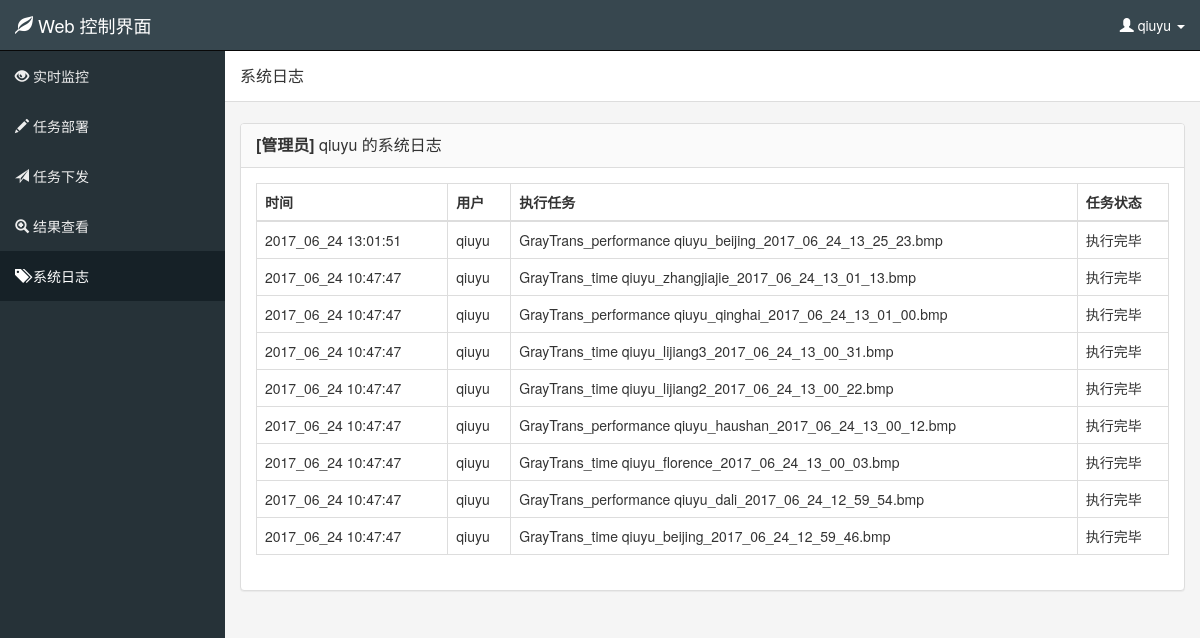
Page /system-log (signed in) on the committed database.
### app/models.py (models this page shows, shortened)
class User(UserMixin, db.Model):
    __tablename__ = 'users'
    id = db.Column(db.Integer, primary_key=True)
    email = db.Column(db.String(64), unique=True, index=True)
    username = db.Column(db.String(64), unique=True, index=True)
    role_id = db.Column(db.Integer, db.ForeignKey('roles.id'))
    password_hash = db.Column(db.String(128))
    confirmed = db.Column(db.Boolean, default=False)
    last_login = db.Column(db.DateTime, default=datetime.utcnow())
    last_logout = db.Column(db.DateTime, default=datetime.utcnow())
    avatar_hash = db.Column(db.String(32))
    tasks = db.relationship('Task', backref='user_task', lazy='dynamic')
    taskTemps = db.relationship('TaskTemp', backref='user_taskTemp', lazy='dynamic')
    @property
    def password(self):
        raise AttributeError('password is not a readable attribute')
    def is_Administrator(self):
        return self.role.name == "Administrator"

### app/main/views.py (the view)
@main.route('/system-log')
def system_log():
    if not current_user.is_authenticated:
        return redirect(url_for('auth.login'))
    else:
        if current_user.is_Administrator():
            tasks = Task.query.order_by(Task.timestamp.desc()).all()
        else:
            tasks = Task.query.filter_by(user_task=current_user).order_by(Task.timestamp.desc()).all()
        system_log_queue = []
        for task in tasks:
            taskName = task.type + '_' + task.attr + ' ' + \
                       task.data_file_name
            taskStatus = u'等待'
            if task.task_status == Task_Status.WAITING:
                taskStatus = u'等待'
            elif task.task_status == Task_Status.EXECUTABLE:
                taskStatus = u'可执行'
            elif task.task_status == Task_Status.RUNNING:
                taskStatus = u'正在执行'
            elif task.task_status == Task_Status.DONE:
                taskStatus = u'执行完毕'
            log = {
                'time': task.timestamp.strftime('%Y_%m_%d  %H:%M:%S'),
                'user': task.user_task.username,
                'task': taskName,
                'taskStatus': taskStatus
            }
            system_log_queue.append(log)
        return render_template('system_log.html', system_log_queue=system_log_queue, Task_Status=Task_Status)

### app/auth/views.py (called while the page is built)
@auth.before_app_request
def before_request():
    if current_user.is_authenticated \
            and not current_user.confirmed \
            and request.endpoint[:5] != 'auth.' \
            and request.endpoint != 'static':
        return redirect(url_for('auth.unconfirmed'))

### app/models.py (called while the page is built)
@login_manager.user_loader
def load_user(user_id):
    return User.query.get(int(user_id))

### app/templates/system_log.html (shortened to what this page needs)
{% extends "base.html" %}
{% set active_page = 'system_log' %}
{% block head %}
    {{ super() }}
    <link href="https://o.qcloud.com/static_api/v3/assets/datatables-1.10.7/dataTables.bootstrap.css" rel="stylesheet"/>
{% endblock head %}
{% block page_header %}
    系统日志
{% endblock page_header %}
{% block page_content %}
<div class="row">
    <div class="col-md-12">
        <div class="panel panel-default">
            <div class="panel-heading">
                <div class="panel-title">
                    {% if current_user.is_Administrator() %}<b>[管理员] </b>{% endif %}
                    {{ current_user.username }} 的系统日志
                </div>
            </div>
            <div class="panel-body">
                <table id="system_log" class="table table-bordered table-hover">
                    <thead>
                        <tr>
                            <th>时间</th>
                            <th>用户</th>
                            <th>执行任务</th>
                            <th>任务状态</th>
                        </tr>
                    </thead>
                    <tbody>
                        {% for log in system_log_queue %}
                            <tr>
                                <td>{{ log.get('time')|safe }}</td>
                                <td>{{ log.get('user')|safe }}</td>
                                <td>{{ log.get('task')|safe }}</td>
                                <td>{{ log.get('taskStatus')|safe }}</td>
                            </tr>
                        {% endfor %}
                    </tbody>
                </table>
            </div>
        </div>
    </div>
</div>
{% endblock page_content %}

### app/templates/base.html (shortened to what this page needs)
{% extends "bootstrap/base.html" %}
{% block html_attribs %} lang="zh" {% endblock html_attribs %}
{% block head %}
    {{ super() }}
    <link rel="stylesheet" href="https://o.qcloud.com/static_api/v3/assets/kendoui-2015.2.624/styles/kendo.common.min.css" />
    <link rel="stylesheet" href="https://o.qcloud.com/static_api/v3/assets/kendoui-2015.2.624/styles/kendo.default.min.css" />
    <link href="{{ url_for('static', filename='styles.css') }}" rel="stylesheet" type="text/css">
    <link href="{{ url_for('static', filename='sb-admin.css') }}" rel="stylesheet" type="text/css">
    <link href="{{ url_for('static', filename='sb-bk-theme.css') }}" rel="stylesheet" type="text/css">
    <link href="{{ url_for('static', filename='fileinput/fileinput.min.css') }}" rel="stylesheet" type="text/css">
{% endblock head %}
{% block body %}
    <div id="wrapper">
        {% block navbar %}
            <nav class="navbar navbar-inverse navbar-fixed-top" role="navigation">
                <div class="navbar-header">
                    <a class="navbar-brand" href="index.html">
                        <span class="glyphicon glyphicon-leaf"></span>
                        Web 控制界面
                    </a>
                </div>
                <ul class="nav navbar-right top-nav">
                    <li class="dropdown">
                        <a href="#" class="dropdown-toggle" data-toggle="dropdown">
                            <span class="glyphicon glyphicon-user"></span> {{ current_user.username }} <b class="caret"></b></a>
                    </li>
                </ul>
                <div class="collapse navbar-collapse" id="navbar-ex1-collapse">
                    <ul class="nav navbar-nav side-nav">
                        {% set navigation_bar = [
                        (url_for('main.index'), 'index', '实时监控', 'glyphicon glyphicon-eye-open'),
                        (url_for('main.deploy_task'), 'deploy_task', '任务部署', 'glyphicon glyphicon-pencil'),
                        (url_for('main.issue_task'), 'issue_task', '任务下发', 'glyphicon glyphicon-send'),
                        (url_for('main.view_results'), 'view_results', '结果查看', 'glyphicon glyphicon-zoom-in'),
                        (url_for('main.system_log'), 'system_log', '系统日志', 'glyphicon glyphicon-tags')] %}
                        {% set active_page = active_page|default('monitoring') %}
                        {% for href, id, caption, icon_class in navigation_bar %}
                            <li {% if active_page == id %} class="active" {% endif %}>
                                <a href="{{ href|e }}"><span class="{{ icon_class }}"></span> {{ caption|e }}</a>
                            </li>
                        {% endfor %}
                    </ul>
                </div>
            </nav>
        {% endblock navbar %}
        {% block content %}
        <div id="page-wrapper">
            <div class="container-fluid">
                <div class="row page-header-box">
                    <div class="col-lg-12">
                       <h1 class="page-header">
                           {% block page_header %}{% endblock page_header %}
                       </h1>
                    </div>
                </div>
                <div class="row">
                    <div class="col-lg-12">
                    </div>
                </div>
                {% block page_content %}{% endblock page_content %}
            </div>
        </div>
        {% endblock content %}
    </div>
{% endblock body %}

### app/static/sb-admin.css (style rules this page uses)
body { margin-top: 100px; overflow-y: scroll; }
@media (min-width:768px) { body { margin-top: 50px; } }
#wrapper { padding-left: 0; }
#page-wrapper { width: 100%; padding: 0; }
@media (min-width:768px) { #wrapper { padding-left: 225px; } }
@media (min-width:768px) { #page-wrapper { padding: 10px; } }
.top-nav { padding: 0 15px; }
.top-nav>li { display: inline-block; float: left; }
.top-nav>li>a { padding-top: 15px; padding-bottom: 15px; line-height: 20px; color: #999; }
@media (min-width:768px) { .side-nav { position: fixed; top: 51px; left: 225px; width: 225px; margin-left: -225px; border: none; border-radius: 0; overflow-y: auto; background-color: #222; bottom: 0; overflow-x: hidden; padding-bottom: 40px; } }
@media (min-width:768px) { .side-nav>li>a { width: 225px; } }
.page-header { margin-top:5px; }

### app/static/sb-bk-theme.css (style rules this page uses)
body { background-color: #f5f5f5; }
.navbar-inverse .navbar-collapse, .navbar-inverse .navbar-form { background-color: #37474f; border-color: #37474f; }
.navbar-inverse .navbar-brand { color: #fff; }
.top-nav>li>a { color: #fff; }
.navbar-inverse .navbar-nav > .active > a, .navbar-inverse .navbar-nav > .active > a:hover, .navbar-inverse .navbar-nav > .active > a:focus { color: #fff; background-color: #162127; }
@media (min-width: 768px) { .side-nav { background-color: #263238; } }
@media (min-width: 768px) { #page-wrapper { padding: 0; } }
.navbar-inverse .navbar-nav > li > a { color: #eee; }
.page-header-box { border-bottom: 1px solid #ddd; background: #fff; margin-bottom: 20px; }
.page-header { padding: 0; margin: 0; font-size: 16px; height: 51px; line-height: 51px; border-bottom: none; }
.panel-default > .panel-heading { background: #fafafa; }
.navbar-inverse { background-color: #37474F; border-color: #080808; }

### rows in the picture
User: username "qiuyu", get "2017_06_24 13:01:51", get "qiuyu", get "GrayTrans_performance qiuyu_beijing_2017_06_24_13_25_23.bmp", get "执行完毕", get "2017_06_24 10:47:47", get "GrayTrans_time qiuyu_zhangjiajie_2017_06_24_13_01_13.bmp", get "GrayTrans_performance qiuyu_qinghai_2017_06_24_13_01_00.bmp", get "GrayTrans_time qiuyu_lijiang3_2017_06_24_13_00_31.bmp", get "GrayTrans_time qiuyu_lijiang2_2017_06_24_13_00_22.bmp", get "GrayTrans_performance qiuyu_haushan_2017_06_24_13_00_12.bmp", get "GrayTrans_time qiuyu_florence_2017_06_24_13_00_03.bmp", get "GrayTrans_performance qiuyu_dali_2017_06_24_12_59_54.bmp", get "GrayTrans_time qiuyu_beijing_2017_06_24_12_59_46.bmp"

### other values in the picture
{{ caption|e }} "实时监控" "任务部署" "任务下发" "结果查看" "系统日志"
